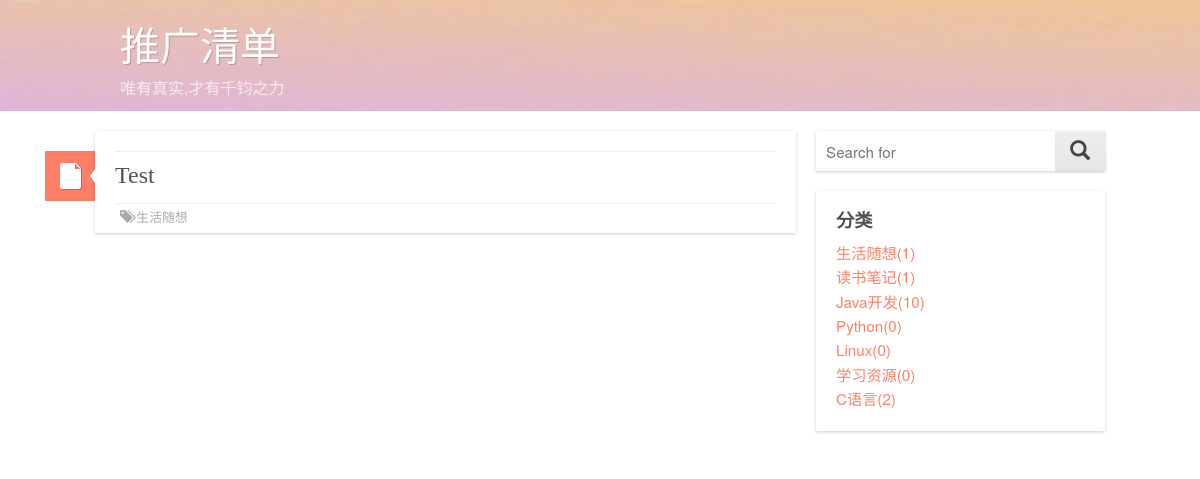
/articleClassfi/生活随想/, run on the app's committed database.
### article/models.py (models this page shows, shortened)
class Article(models.Model):  # 文章
	title = models.CharField(max_length=100)
	author = models.ForeignKey(Author)
	tags = models.ManyToManyField(Tag, blank=True)  # 标签
	classification = models.ForeignKey(Classification)  # 分类
	content = models.TextField(blank=True, null=True)
	publish_time = models.DateTimeField(auto_now_add=True)
	count = models.IntegerField(default=0)  # 文章点击数,但未实现统计文章点击数的功能
	objects = models.Manager()  # 默认的管理器
	date_list = ArticleManager()  # 自定义的管理器
	@models.permalink
	def get_absolute_url(self):
		return ('detail', (), {
			'id': self.id})
	class Meta:  # 按时间下降排序
		ordering = ['-publish_time']

class Classification(models.Model):
	name = models.CharField(max_length=25)
	objects = models.Manager()  # 默认的管理器
	class_list = ClassManager()  # 自定义的管理器
	def __unicode__(self):
		return self.name

### article/models.py (called while the page is built)
	def get_Tag_list(self):  # 返回文章标签列表, 每个标签以及对应的文章数目
		tags = Tag.objects.all()  # 获取所有标签
		tag_list = []
		for i in range(len(tags)):
			tag_list.append([])
		for i in range(len(tags)):
			temp = Tag.objects.get(name=tags[i])  # 获取当前标签
			posts = temp.article_set.all()  # 获取当前标签下的所有文章
			tag_list[i].append(tags[i].name)
			tag_list[i].append(len(posts))
		return tag_list

	def __unicode__(self):
		return self.name

	def get_Class_list(self):  # 返回文章分类列表, 每个分类以及对应的文章数目
		classf = Classification.objects.all()  # 获取所有的分类
		class_list = []
		for i in range(len(classf)):
			class_list.append([])
		for i in range(len(classf)):
			temp = Classification.objects.get(name=classf[i])  # 获取当前分类
			posts = temp.article_set.all()  # 获取当前分类下的所有文章
			class_list[i].append(classf[i])
			class_list[i].append(len(posts))
		return class_list

	def get_Article_onDate(self):  # 实现文章的按月归档, 返回 月份以及对应的文章数  如: [[2015.5,5],[2015.4,5]] ,
		post_date = Article.objects.dates('publish_time', 'month')
		date_list = []
		for i in range(len(post_date)):
			date_list.append([])
		for i in range(len(post_date)):
			curyear = post_date[i].year
			curmonth = post_date[i].month
			tempArticle = Article.objects.filter(publish_time__year=curyear).filter(publish_time__month=curmonth)
			tempNum = len(tempArticle)
			date_list[i].append(post_date[i])
			date_list[i].append(tempNum)
		return date_list

### article/views.py (called while the page is built)
def classfiDetail(request, classfi):
	is_classfi = True
	temp = Classification.objects.get(name=classfi)  # 获取全部的Article对象
	articles = temp.article_set.all()
	paginator = Paginator(articles, 6)
	page_num = request.GET.get('page')
	try:
		articles = paginator.page(page_num)
	except PageNotAnInteger:
		articles = paginator.page(1)
	except EmptyPage:
		articles = paginator.page(paginator.num_pages)
	classification = Classification.class_list.get_Class_list()
	tagCloud = json.dumps(Tag.tag_list.get_Tag_list(), ensure_ascii=False)  # 标签,以及对应的文章数目
	date_list = Article.date_list.get_Article_onDate()
	return render_to_response('blog/index.html',
	                          locals(),
	                          context_instance=RequestContext(request))

### templates/blog/index.html (shortened to what this page needs)
{% extends "base.html" %}
{% block content %}
	<div id="content">
		{% if error %}
			<h2>暂无相关清单</h2>
		{% else %}
			{% for article in articles %}
				<div class="archive">
					<div id="archives">
						<header class="entry-header">
							<div class="entry-info">
							</div>
							<h1 class="entry-title">
								<a href="{{ article.get_absolute_url }}" rel="bookmark">
									{{ article.title }}</a></h1>
							<div class="post-format-indicator">
								<a class="entry-format" href="{{ article.get_absolute_url }}"></a>
							</div>
						</header>
						<footer class="entry-meta">
		<span class="entry-categories">
                        <span class="glyphicon glyphicon glyphicon-tags" aria-hidden="true"></span>
			<a href="{% url 'classfiDetail' classfi=article.classification %}"
			   rel="category">{{ article.classification }}</a>
		</span>
						</footer>
					</div>
				</div>
			{% endfor %}
		{% endif %}
	</div>
	<aside id="sidebar-primary" role="complementary">
		{% include "blog/_side.html" %}
	</aside>
{% endblock %}

### templates/blog/_side.html (shortened to what this page needs)
<section id="search" class="widget widget_search">
	<form role="search" method="get" class="search-form" action="{% url 'home' %}">
		<input value="" name="s" class="s query" placeholder="Search for" type="text">
		<button type="submit" class="search-submit"><span style="font-size:20px" class="glyphicon glyphicon-search"
		                                                  aria-hidden="true"></span></button>
	</form>
</section>
{% if classification %}
<section id="categories" class="widget widget_categories">
	<h3 class="widget-title">分类</h3>
	<ul>
		{% if classification %}
			{% for x,y in classification %}
				<li><a href="{% url 'classfiDetail' classfi=x %}">{{ x }}({{ y }})</a></li>
			{% endfor %}
		{% endif %}
	</ul>
</section>
{% endif %}

### data on the page
Article: title "Test", classification "生活随想"
Classification: name "生活随想", id "1"
Classification: name "读书笔记", y "1"
Classification: name "Java开发", y "10"
Classification: name "Python", y "0"
Classification: name "Linux", y "0"
Classification: name "学习资源", y "0"
Classification: name "C语言", y "2"
